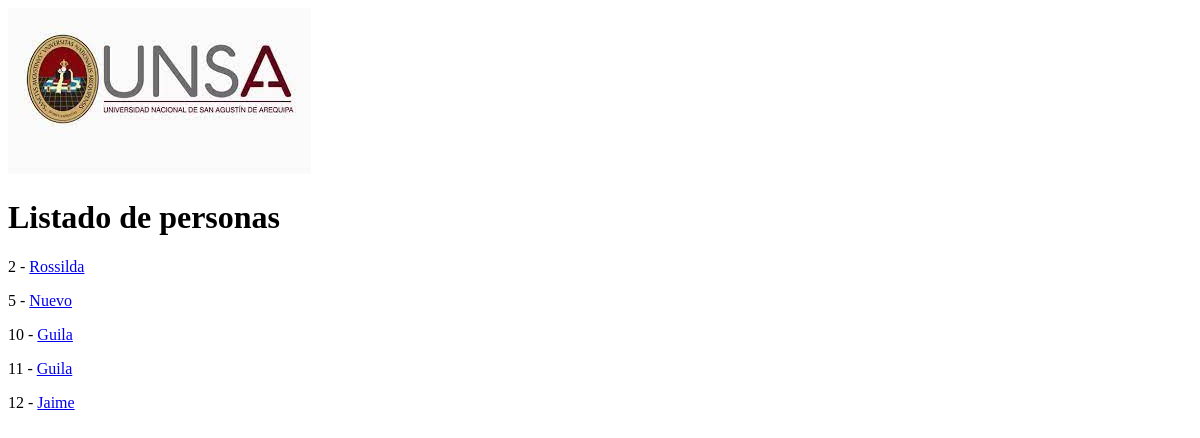
The page /personas/ on the database as committed earlier.
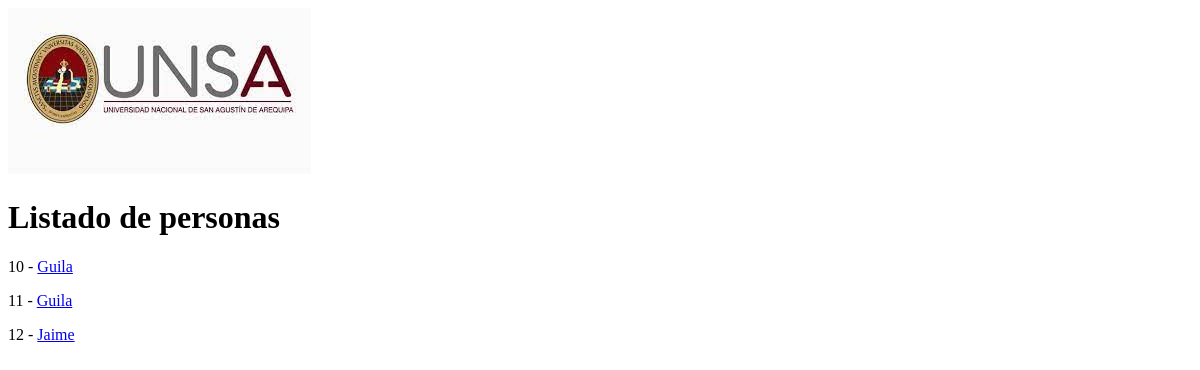
The same page on the database as committed later.
### personas/models.py (models this page shows)
class Persona(models.Model):
    nombres = models.CharField(max_length=100)
    apellidos = models.CharField(max_length=100)
    edad = models.IntegerField()#(max_digits=3)
    donador = models.BooleanField()
    def get_absolute_url(self):
        return reverse('personas:persona-detail',kwargs={'pk':self.id})

### personas/views.py (the view)
# urls.py: path('',PersonaListView.as_view(),name = 'persona-list'),
class PersonaListView(ListView):
    model = Persona
    queryset = Persona.objects.filter(edad__lte = '40')

### personas/templates/personas/persona_list.html (shortened to what this page needs)
{% extends 'base.html' %}
{% block body %}
<h1>Listado de personas</h1>
{% for instance in object_list %}
   <p>
       {{ instance.id }} -
       <a href='{{ instance.get_absolute_url }}'>
        {{ instance.nombres }}
       </a>
   </p>
{% endfor %}
{% endblock %}

Rows that differ between the two databases and show on the page:
removed Persona: id "2", nombres "Rossilda"
removed Persona: id "5", nombres "Nuevo"
